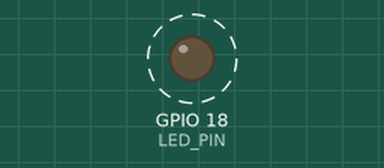
Recording of a sketch running on a simulated ESP32. Parts: output pins drawn as LEDs (lit = HIGH). Dashed ring = blinking. What the sketch prints to the serial monitor is not drawn.

Above: at 0.2 s.
Timing chart, 0 to 3.0 s (numbered marks = the images above):
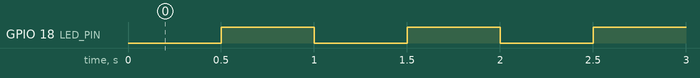

Measured:
- by itself, GPIO 18 (LED_PIN): alternates HIGH for 0.50 s and LOW for 0.50 s

The sketch:

day_10_millis_instead_of_delay.ino
```cpp
// Day 10: Use millis() instead of delay()
// LED: GPIO 18 through a 220-330 ohm resistor to GND.

const int LED_PIN = 18;
const unsigned long BLINK_INTERVAL_MS = 500;
unsigned long previousBlinkTime = 0;
bool ledState = false;

void setup() {
  Serial.begin(115200);
  pinMode(LED_PIN, OUTPUT);
  digitalWrite(LED_PIN, LOW);
  previousBlinkTime = millis();
  Serial.println("Day 10 - non-blocking blink");
}

void loop() {
  const unsigned long now = millis();

  if (now - previousBlinkTime >= BLINK_INTERVAL_MS) {
    previousBlinkTime = now;
    ledState = !ledState;
    digitalWrite(LED_PIN, ledState ? HIGH : LOW);
  }

  // Other work can run here while the LED timing continues.
}
```
